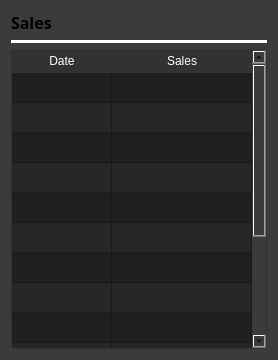
              <widget class="QWidget" name="widget_4" native="true">
               <property name="sizePolicy">
                <sizepolicy hsizetype="Expanding" vsizetype="Expanding">
                 <horstretch>0</horstretch>
                 <verstretch>0</verstretch>
                </sizepolicy>
               </property>
               <property name="minimumSize">
                <size>
                 <width>0</width>
                 <height>360</height>
                </size>
               </property>
               <property name="styleSheet">
                <string notr="true">background-color: #3B3B3B;
border-radius:10px;
</string>
               </property>
               <layout class="QVBoxLayout" name="verticalLayout_7">
                <item>
                 <widget class="QLabel" name="label_6">
                  <property name="font">
                   <font>
                    <family>Poppins SemiBold</family>
                    <pointsize>12</pointsize>
                    <bold>true</bold>
                   </font>
                  </property>
                  <property name="text">
                   <string>Sales</string>
                  </property>
                 </widget>
                </item>
                <item>
                 <widget class="Line" name="line">
                  <property name="styleSheet">
                   <string notr="true">background-color: white;
</string>
                  </property>
                  <property name="orientation">
                   <enum>Qt::Orientation::Horizontal</enum>
                  </property>
                 </widget>
                </item>
                <item>
                 <widget class="QTableWidget" name="tableWidget">
                  <property name="sizePolicy">
                   <sizepolicy hsizetype="Expanding" vsizetype="Expanding">
                    <horstretch>50</horstretch>
                    <verstretch>0</verstretch>
                   </sizepolicy>
                  </property>
                  <property name="styleSheet">
                   <string notr="true">QTableWidget {
    background-color: #1F1F1F;
    border-radius: 3px;
    border: 1px solid rgb(50, 50, 50);
}

QTableWidget::section {
    border: none;
    border-bottom: 1px solid #d0c6ff;
    text-align: center; /* Set text alignment to center */
    padding: 3px 5px;
}

QHeaderView::section {
    background-color: rgb(50, 50, 50);
    color: white;
    border: none;
    border-bottom: 1px solid rgb(50, 50, 50);
    text-align: center; /* Set text alignment to center */
    padding: 2px 4px;
}

QTableView::item {
    color: white;
    padding: 5px;
    text-align: center; /* Set text alignment to center */
}

QTableView::item:alternate {
    background-color: #272727; 
}

QScrollBar:vertical {
    border: none;
    background: #3B3B3B;
    width: 10px;
    margin: 0px 0px 0px 0px;
}

QScrollBar::handle:vertical {
    background-color: #606060;
    min-height: 20px;
    border-radius: 5px;
}

QScrollBar::add-line:vertical,
QScrollBar::sub-line:vertical {
    border: none;
    background: none;
}

QScrollBar::add-page:vertical,
QScrollBar::sub-page:vertical {
    background: none;
}

QScrollBar:hover {
    opacity: 0.7;
}
</string>
                  </property>
                  <property name="alternatingRowColors">
                   <bool>true</bool>
                  </property>
                  <property name="sortingEnabled">
                   <bool>true</bool>
                  </property>
                  <attribute name="horizontalHeaderCascadingSectionResizes">
                   <bool>true</bool>
                  </attribute>
                  <attribute name="horizontalHeaderStretchLastSection">
                   <bool>true</bool>
                  </attribute>
                  <attribute name="verticalHeaderVisible">
                   <bool>false</bool>
                  </attribute>
                  <attribute name="verticalHeaderStretchLastSection">
                   <bool>true</bool>
                  </attribute>
                  <row>
                   <property name="text">
                    <string/>
                   </property>
                  </row>
                  <row>
                   <property name="text">
                    <string/>
                   </property>
                  </row>
                  <row>
                   <property name="text">
                    <string/>
                   </property>
                  </row>
                  <row>
                   <property name="text">
                    <string/>
                   </property>
                  </row>
                  <row>
                   <property name="text">
                    <string/>
                   </property>
                  </row>
                  <row>
                   <property name="text">
                    <string/>
                   </property>
                  </row>
                  <row>
                   <property name="text">
                    <string/>
                   </property>
                  </row>
                  <row>
                   <property name="text">
                    <string/>
                   </property>
                  </row>
                  <row>
                   <property name="text">
                    <string/>
                   </property>
                  </row>
                  <row>
                   <property name="text">
                    <string/>
                   </property>
                  </row>
                  <row>
                   <property name="text">
                    <string/>
                   </property>
                  </row>
                  <row>
                   <property name="text">
                    <string/>
                   </property>
                  </row>
                  <row>
                   <property name="text">
                    <string/>
                   </property>
                  </row>
                  <row>
                   <property name="text">
                    <string/>
                   </property>
                  </row>
                  <column>
                   <property name="text">
                    <string>Date</string>
                   </property>
                  </column>
                  <column>
                   <property name="text">
                    <string>Sales</string>
                   </property>
                  </column>
                 </widget>
                </item>
               </layout>
              </widget>
